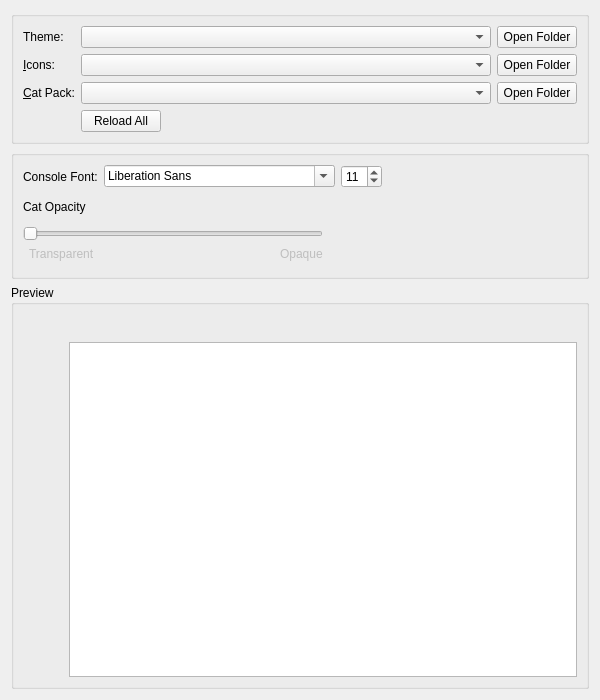
<?xml version="1.0" encoding="UTF-8"?>
<ui version="4.0">
 <class>AppearanceWidget</class>
 <widget class="QWidget" name="AppearanceWidget">
  <property name="geometry">
   <rect>
    <x>0</x>
    <y>0</y>
    <width>600</width>
    <height>700</height>
   </rect>
  </property>
  <property name="minimumSize">
   <size>
    <width>300</width>
    <height>0</height>
   </size>
  </property>
  <layout class="QVBoxLayout" name="verticalLayout" stretch="0,0,0">
   <item>
    <widget class="QGroupBox" name="themingBox">
     <property name="title">
      <string/>
     </property>
     <property name="flat">
      <bool>false</bool>
     </property>
     <layout class="QVBoxLayout" name="verticalLayout_2">
      <item>
       <layout class="QGridLayout" name="gridLayout">
        <item row="2" column="3">
         <widget class="QPushButton" name="catPackFolder">
          <property name="toolTip">
           <string>View cat packs folder.</string>
          </property>
          <property name="text">
           <string>Open Folder</string>
          </property>
         </widget>
        </item>
        <item row="0" column="3">
         <widget class="QPushButton" name="widgetStyleFolder">
          <property name="toolTip">
           <string>View widget themes folder.</string>
          </property>
          <property name="text">
           <string>Open Folder</string>
          </property>
         </widget>
        </item>
        <item row="1" column="3">
         <widget class="QPushButton" name="iconsFolder">
          <property name="toolTip">
           <string>View icon themes folder.</string>
          </property>
          <property name="text">
           <string>Open Folder</string>
          </property>
         </widget>
        </item>
        <item row="2" column="0">
         <widget class="QLabel" name="catPackLabel">
          <property name="text">
           <string>&amp;Cat Pack:</string>
          </property>
          <property name="buddy">
           <cstring>catPackComboBox</cstring>
          </property>
         </widget>
        </item>
        <item row="2" column="2">
         <widget class="QComboBox" name="catPackComboBox"/>
        </item>
        <item row="1" column="2">
         <widget class="QComboBox" name="iconsComboBox">
          <property name="sizePolicy">
           <sizepolicy hsizetype="Expanding" vsizetype="Fixed">
            <horstretch>0</horstretch>
            <verstretch>0</verstretch>
           </sizepolicy>
          </property>
          <property name="focusPolicy">
           <enum>Qt::StrongFocus</enum>
          </property>
         </widget>
        </item>
        <item row="0" column="2">
         <widget class="QComboBox" name="widgetStyleComboBox">
          <property name="sizePolicy">
           <sizepolicy hsizetype="Expanding" vsizetype="Fixed">
            <horstretch>0</horstretch>
            <verstretch>0</verstretch>
           </sizepolicy>
          </property>
          <property name="focusPolicy">
           <enum>Qt::StrongFocus</enum>
          </property>
         </widget>
        </item>
        <item row="3" column="2">
         <widget class="QPushButton" name="reloadThemesButton">
          <property name="sizePolicy">
           <sizepolicy hsizetype="Maximum" vsizetype="Fixed">
            <horstretch>0</horstretch>
            <verstretch>0</verstretch>
           </sizepolicy>
          </property>
          <property name="text">
           <string>Reload All</string>
          </property>
         </widget>
        </item>
        <item row="0" column="0">
         <widget class="QLabel" name="widgetStyleLabel">
          <property name="text">
           <string>Theme:</string>
          </property>
          <property name="buddy">
           <cstring>widgetStyleComboBox</cstring>
          </property>
         </widget>
        </item>
        <item row="1" column="0">
         <widget class="QLabel" name="iconsLabel">
          <property name="text">
           <string>&amp;Icons:</string>
          </property>
          <property name="buddy">
           <cstring>iconsComboBox</cstring>
          </property>
         </widget>
        </item>
       </layout>
      </item>
     </layout>
    </widget>
   </item>
   <item>
    <widget class="QGroupBox" name="settingsBox">
     <property name="title">
      <string/>
     </property>
     <layout class="QVBoxLayout" name="verticalLayout_5">
      <item>
       <layout class="QHBoxLayout" name="horizontalLayout_5">
        <item>
         <widget class="QLabel" name="label">
          <property name="text">
           <string>Console Font:</string>
          </property>
         </widget>
        </item>
        <item>
         <widget class="QFontComboBox" name="consoleFont"/>
        </item>
        <item>
         <widget class="QSpinBox" name="fontSizeBox">
          <property name="sizePolicy">
           <sizepolicy hsizetype="Maximum" vsizetype="Fixed">
            <horstretch>0</horstretch>
            <verstretch>0</verstretch>
           </sizepolicy>
          </property>
          <property name="minimum">
           <number>5</number>
          </property>
          <property name="maximum">
           <number>16</number>
          </property>
          <property name="value">
           <number>11</number>
          </property>
         </widget>
        </item>
        <item>
         <spacer name="horizontalSpacer_2">
          <property name="orientation">
           <enum>Qt::Horizontal</enum>
          </property>
          <property name="sizeHint" stdset="0">
           <size>
            <width>0</width>
            <height>0</height>
           </size>
          </property>
         </spacer>
        </item>
       </layout>
      </item>
      <item>
       <spacer name="verticalSpacer_2">
        <property name="orientation">
         <enum>Qt::Vertical</enum>
        </property>
        <property name="sizeType">
         <enum>QSizePolicy::Fixed</enum>
        </property>
        <property name="sizeHint" stdset="0">
         <size>
          <width>0</width>
          <height>6</height>
         </size>
        </property>
       </spacer>
      </item>
      <item>
       <widget class="QLabel" name="catOpacityLabel">
        <property name="text">
         <string>Cat Opacity</string>
        </property>
       </widget>
      </item>
      <item>
       <widget class="QWidget" name="widget_2" native="true">
        <property name="maximumSize">
         <size>
          <width>300</width>
          <height>16777215</height>
         </size>
        </property>
        <layout class="QHBoxLayout" name="horizontalLayout_2">
         <property name="leftMargin">
          <number>0</number>
         </property>
         <property name="topMargin">
          <number>0</number>
         </property>
         <property name="rightMargin">
          <number>0</number>
         </property>
         <property name="bottomMargin">
          <number>0</number>
         </property>
        </layout>
       </widget>
      </item>
      <item>
       <widget class="QWidget" name="widget" native="true">
        <property name="maximumSize">
         <size>
          <width>300</width>
          <height>16777215</height>
         </size>
        </property>
        <layout class="QGridLayout" name="gridLayout_4">
         <property name="leftMargin">
          <number>0</number>
         </property>
         <property name="topMargin">
          <number>0</number>
         </property>
         <property name="rightMargin">
          <number>0</number>
         </property>
         <property name="bottomMargin">
          <number>0</number>
         </property>
         <item row="3" column="3">
          <widget class="QLabel" name="label_5">
           <property name="enabled">
            <bool>false</bool>
           </property>
           <property name="text">
            <string>Opaque</string>
           </property>
          </widget>
         </item>
         <item row="3" column="2">
          <spacer name="horizontalSpacer_4">
           <property name="orientation">
            <enum>Qt::Horizontal</enum>
           </property>
           <property name="sizeHint" stdset="0">
            <size>
             <width>0</width>
             <height>0</height>
            </size>
           </property>
          </spacer>
         </item>
         <item row="3" column="1">
          <widget class="QLabel" name="label_4">
           <property name="enabled">
            <bool>false</bool>
           </property>
           <property name="text">
            <string>Transparent</string>
           </property>
          </widget>
         </item>
         <item row="2" column="0" colspan="4">
          <widget class="QSlider" name="catOpacitySlider">
           <property name="minimumSize">
            <size>
             <width>0</width>
             <height>0</height>
            </size>
           </property>
           <property name="maximum">
            <number>100</number>
           </property>
           <property name="orientation">
            <enum>Qt::Horizontal</enum>
           </property>
          </widget>
         </item>
        </layout>
       </widget>
      </item>
      <item>
       <spacer name="verticalSpacer">
        <property name="orientation">
         <enum>Qt::Vertical</enum>
        </property>
        <property name="sizeType">
         <enum>QSizePolicy::Fixed</enum>
        </property>
        <property name="sizeHint" stdset="0">
         <size>
          <width>0</width>
          <height>6</height>
         </size>
        </property>
       </spacer>
      </item>
     </layout>
    </widget>
   </item>
   <item>
    <widget class="QGroupBox" name="previewBox">
     <property name="title">
      <string>Preview</string>
     </property>
     <layout class="QVBoxLayout" name="verticalLayout_3">
      <item>
       <layout class="QHBoxLayout" name="horizontalLayout_3">
        <item>
         <widget class="QPushButton" name="catPreview">
          <property name="sizePolicy">
           <sizepolicy hsizetype="Fixed" vsizetype="Minimum">
            <horstretch>0</horstretch>
            <verstretch>0</verstretch>
           </sizepolicy>
          </property>
          <property name="focusPolicy">
           <enum>Qt::NoFocus</enum>
          </property>
          <property name="text">
           <string/>
          </property>
          <property name="iconSize">
           <size>
            <width>128</width>
            <height>256</height>
           </size>
          </property>
          <property name="flat">
           <bool>true</bool>
          </property>
         </widget>
        </item>
        <item>
         <layout class="QVBoxLayout" name="verticalLayout_4">
          <item>
           <layout class="QHBoxLayout" name="horizontalLayout">
            <item>
             <widget class="QPushButton" name="icon1">
              <property name="focusPolicy">
               <enum>Qt::NoFocus</enum>
              </property>
              <property name="text">
               <string/>
              </property>
              <property name="icon">
               <iconset theme="new">
                <normaloff>.</normaloff>.</iconset>
              </property>
              <property name="flat">
               <bool>true</bool>
              </property>
             </widget>
            </item>
            <item>
             <widget class="QPushButton" name="icon2">
              <property name="focusPolicy">
               <enum>Qt::NoFocus</enum>
              </property>
              <property name="text">
               <string/>
              </property>
              <property name="icon">
               <iconset theme="centralmods">
                <normaloff>.</normaloff>.</iconset>
              </property>
              <property name="flat">
               <bool>true</bool>
              </property>
             </widget>
            </item>
            <item>
             <widget class="QPushButton" name="icon3">
              <property name="focusPolicy">
               <enum>Qt::NoFocus</enum>
              </property>
              <property name="text">
               <string/>
              </property>
              <property name="icon">
               <iconset theme="viewfolder">
                <normaloff>.</normaloff>.</iconset>
              </property>
              <property name="flat">
               <bool>true</bool>
              </property>
             </widget>
            </item>
            <item>
             <widget class="QPushButton" name="icon4">
              <property name="focusPolicy">
               <enum>Qt::NoFocus</enum>
              </property>
              <property name="text">
               <string/>
              </property>
              <property name="icon">
               <iconset theme="launch">
                <normaloff>.</normaloff>.</iconset>
              </property>
              <property name="flat">
               <bool>true</bool>
              </property>
             </widget>
            </item>
            <item>
             <widget class="QPushButton" name="icon5">
              <property name="focusPolicy">
               <enum>Qt::NoFocus</enum>
              </property>
              <property name="text">
               <string/>
              </property>
              <property name="icon">
               <iconset theme="copy">
                <normaloff>.</normaloff>.</iconset>
              </property>
              <property name="flat">
               <bool>true</bool>
              </property>
             </widget>
            </item>
            <item>
             <widget class="QPushButton" name="icon6">
              <property name="focusPolicy">
               <enum>Qt::NoFocus</enum>
              </property>
              <property name="text">
               <string/>
              </property>
              <property name="icon">
               <iconset theme="export">
                <normaloff>.</normaloff>.</iconset>
              </property>
              <property name="flat">
               <bool>true</bool>
              </property>
             </widget>
            </item>
            <item>
             <widget class="QPushButton" name="icon7">
              <property name="focusPolicy">
               <enum>Qt::NoFocus</enum>
              </property>
              <property name="text">
               <string/>
              </property>
              <property name="icon">
               <iconset theme="delete">
                <normaloff>.</normaloff>.</iconset>
              </property>
              <property name="flat">
               <bool>true</bool>
              </property>
             </widget>
            </item>
            <item>
             <widget class="QPushButton" name="icon8">
              <property name="focusPolicy">
               <enum>Qt::NoFocus</enum>
              </property>
              <property name="text">
               <string/>
              </property>
              <property name="icon">
               <iconset theme="about">
                <normaloff>.</normaloff>.</iconset>
              </property>
              <property name="flat">
               <bool>true</bool>
              </property>
             </widget>
            </item>
            <item>
             <widget class="QPushButton" name="icon9">
              <property name="focusPolicy">
               <enum>Qt::NoFocus</enum>
              </property>
              <property name="text">
               <string/>
              </property>
              <property name="icon">
               <iconset theme="settings">
                <normaloff>.</normaloff>.</iconset>
              </property>
              <property name="flat">
               <bool>true</bool>
              </property>
             </widget>
            </item>
            <item>
             <widget class="QPushButton" name="icon10">
              <property name="focusPolicy">
               <enum>Qt::NoFocus</enum>
              </property>
              <property name="text">
               <string/>
              </property>
              <property name="icon">
               <iconset theme="cat">
                <normaloff>.</normaloff>.</iconset>
              </property>
              <property name="flat">
               <bool>true</bool>
              </property>
             </widget>
            </item>
            <item>
             <spacer name="horizontalSpacer">
              <property name="orientation">
               <enum>Qt::Horizontal</enum>
              </property>
              <property name="sizeHint" stdset="0">
               <size>
                <width>0</width>
                <height>0</height>
               </size>
              </property>
             </spacer>
            </item>
           </layout>
          </item>
          <item>
           <widget class="QTextEdit" name="consolePreview">
            <property name="sizePolicy">
             <sizepolicy hsizetype="Expanding" vsizetype="MinimumExpanding">
              <horstretch>0</horstretch>
              <verstretch>0</verstretch>
             </sizepolicy>
            </property>
            <property name="horizontalScrollBarPolicy">
             <enum>Qt::ScrollBarAsNeeded</enum>
            </property>
            <property name="undoRedoEnabled">
             <bool>false</bool>
            </property>
            <property name="textInteractionFlags">
             <set>Qt::TextSelectableByKeyboard|Qt::TextSelectableByMouse</set>
            </property>
           </widget>
          </item>
         </layout>
        </item>
       </layout>
      </item>
     </layout>
    </widget>
   </item>
  </layout>
 </widget>
 <tabstops>
  <tabstop>widgetStyleComboBox</tabstop>
  <tabstop>widgetStyleFolder</tabstop>
  <tabstop>iconsComboBox</tabstop>
  <tabstop>iconsFolder</tabstop>
  <tabstop>catPackComboBox</tabstop>
  <tabstop>catPackFolder</tabstop>
  <tabstop>reloadThemesButton</tabstop>
  <tabstop>catOpacitySlider</tabstop>
 </tabstops>
 <resources/>
 <connections/>
</ui>
